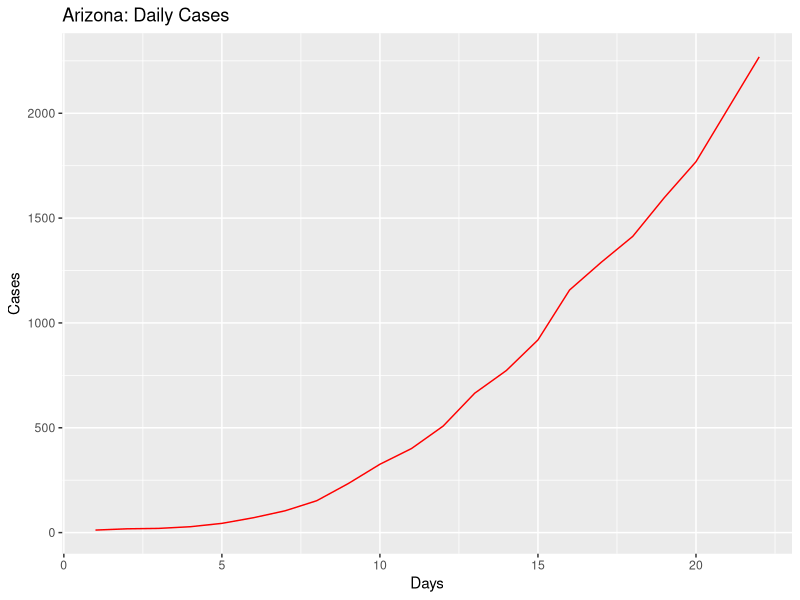
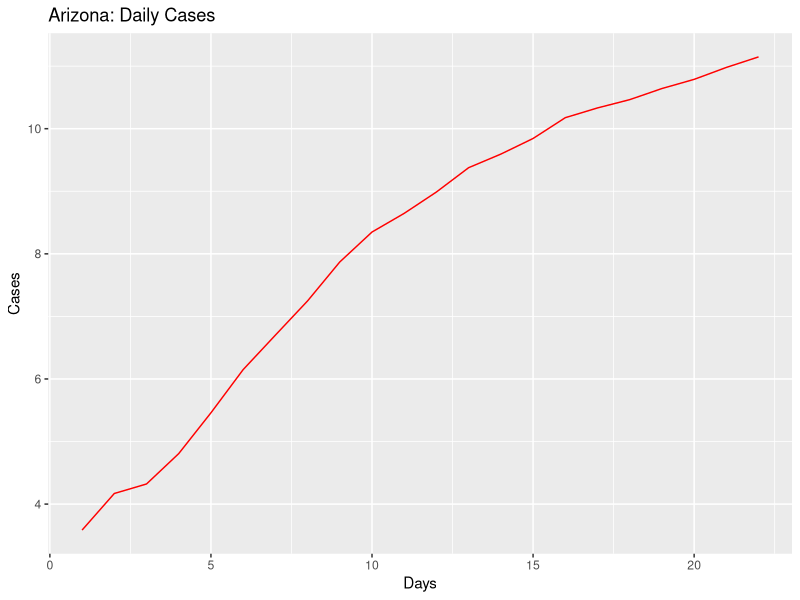
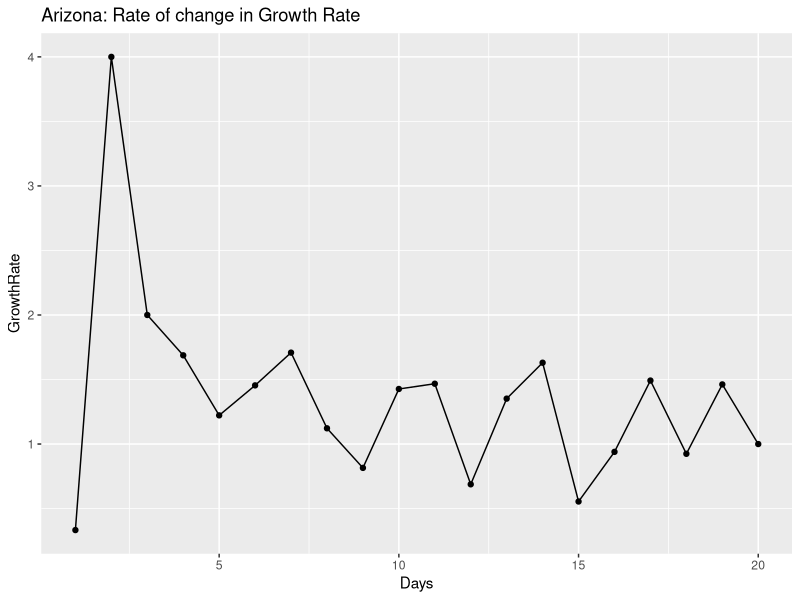
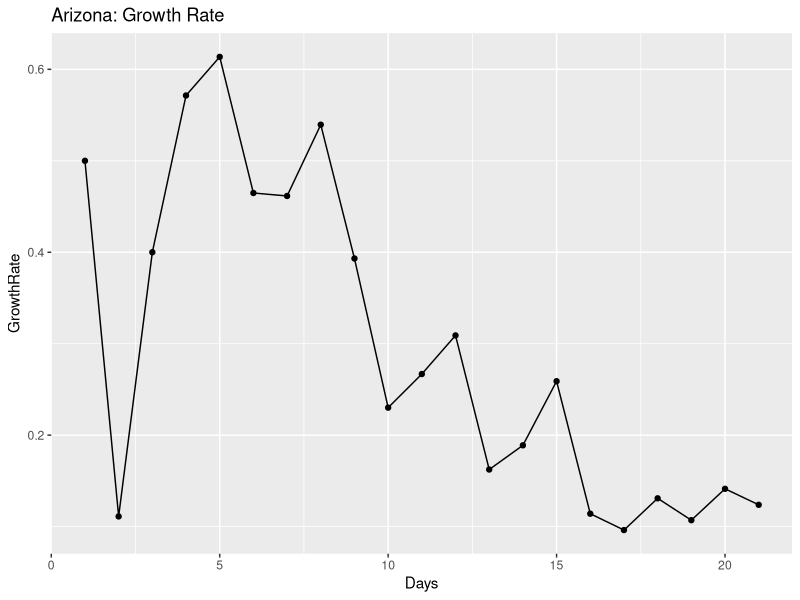
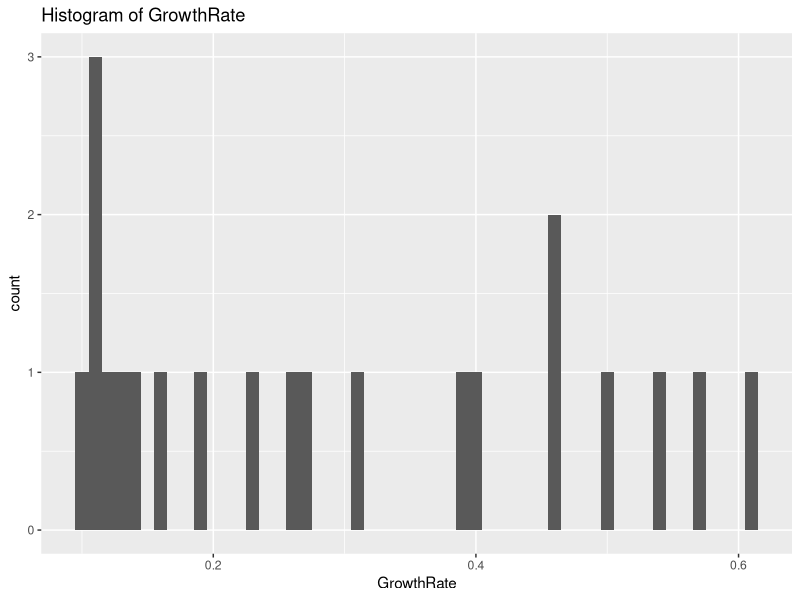
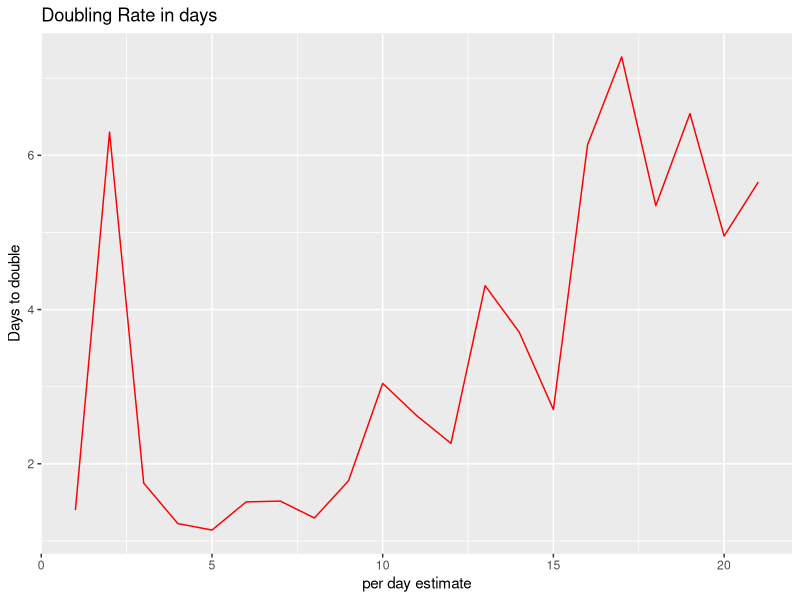
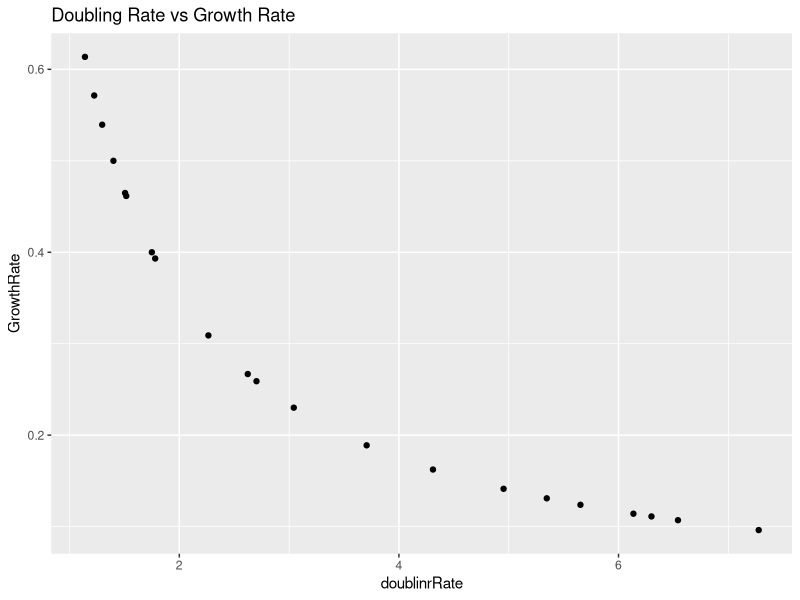
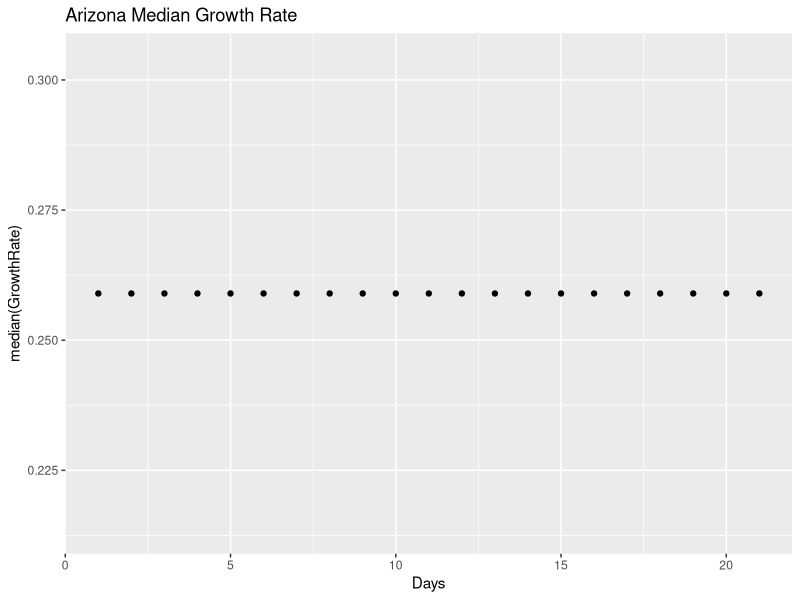

Write R code to recreate these figures, in order.
## ---- chunk 1
knitr::opts_chunk$set(echo = TRUE)
## ---- chunk 2
library(ggplot2)
library(gridExtra)
library(dplyr)

coronaGrowth <- function(absoluteNumbers){
  growthfactor <- NULL
  absgrowth <- NULL
  for(i in 1:length(absoluteNumbers))
  {
    #print((absoluteNumbers[i]-absoluteNumbers[i+1]/absoluteNumbers[i+1])/absoluteNumbers[i+1])
    growthfactor[i] <- ((absoluteNumbers[i]-absoluteNumbers[i+1]))/(absoluteNumbers[i+1]-absoluteNumbers[i+2])  
    #growthfactor[i] <- ((absoluteNumbers[i]-absoluteNumbers[i+1]))/(absolutenumbers[i])
  }
  
  return (rev(growthfactor))
}

DailyGrowthRate <- function(absoluteNumbers)
{
  growthfactor <- NULL
  absgrowth <- NULL
  for(i in 1:length(absoluteNumbers))
  {
    #print((absoluteNumbers[i]-absoluteNumbers[i+1]/absoluteNumbers[i+1])/absoluteNumbers[i+1])
    growthfactor[i] <- ((absoluteNumbers[i]/absoluteNumbers[i+1]))-1 
    #growthfactor[i] <- ((absoluteNumbers[i]-absoluteNumbers[i+1]))/(absolutenumbers[i])
  }
  
  return (rev(growthfactor))  
}

DoublingRate <- function(absoluteNumbers)
{
  doublingrRate <- NULL
  cumsum <- NULL
  for(i in 1:length(absoluteNumbers))
  {
    
    doublingrRate[i] <- (70/(absoluteNumbers[i]*100))
    
  }
  return ((doublingrRate))  
}

## ---- chunk 3
#Arizona

absolutenumbers <- c(2269,2019,1769,1598,1413,1289,1157,919,773,665,508,401,326,234,152,104,71,44,28,20,18,12)


#America
#absolutenumbers <- c(101.7*1000,83.8*1000,65.8*1000,53.7*1000,43.8*1000,33.3*1000,25*1000,19*1000,13.7*1000,7.8*1000,6.4*1000,4.6*1000,3.5*1000,2.7*1000)
## ---- chunk 4
growthrate <- na.exclude(coronaGrowth(absolutenumbers))
days <- seq(1:length(growthrate))
dataTrend <- data.frame(GrowthRate = growthrate,Days = days)
print(dataTrend)
p1 <- ggplot(data=dataTrend, aes(x=Days, y=GrowthRate, group=1)) +ggtitle("Arizona: Rate of change in Growth Rate")+
  geom_line()+
  geom_point()

print(dataTrend)
#print(dataTrend1)




growthrate1 <- na.exclude(DailyGrowthRate(absolutenumbers))
doublingrate1 <- na.exclude(DoublingRate(growthrate1))
days1 <- seq(1:length(growthrate1))
dataTrend1 <- data.frame(GrowthRate = growthrate1,Days = days1,doublinrRate = doublingrate1)
print(dataTrend1)
multiplier <- tail(dataTrend1, n = 1)
pred_val <- (head(absolutenumbers, n = 1)*multiplier[,"GrowthRate"])+head(absolutenumbers, n = 1)

p2 <- ggplot(data=dataTrend1, aes(x=Days, y=GrowthRate, group=1)) +ggtitle("Arizona: Growth Rate")+
  geom_line()+
  geom_point()

days <- seq(1:length(absolutenumbers))
growthrate <- append(growthrate, c(1,1),after = 0)
dataOriginal <- data.frame(Cases = rev(absolutenumbers), Days = days)
p3<- ggplot() +geom_line(data=dataOriginal, aes(x=Days, y=Cases,),color = "Red")+labs(title="Arizona: Daily Cases", y="Cases", x="Days")

p3_log<- ggplot() +geom_line(data=dataOriginal, aes(x=Days, y=log2(Cases)),color = "Red")+labs(title="Arizona: Daily Cases", y="Cases", x="Days")+
  #geom_line(data=dataOriginal, aes(x=Days+1, y=Prediction),color = "Blue")
  geom_point()



# Analyze growth rate to get interval of values
summary(dataTrend1$GrowthRate)
dataTrend1%>%select("GrowthRate")%>%summarise(meanGR = mean(GrowthRate), medianGR = median(GrowthRate), sdGR = sd(GrowthRate))
p4 <- ggplot(data = dataTrend1, aes(x = GrowthRate))+ggtitle("Histogram of GrowthRate")+geom_histogram(binwidth = 0.01)


#Analyze the doubling rate
p5<- ggplot() +geom_line(data=dataTrend1, aes(x=Days, y=doublinrRate),color = "Red")+labs(title="Doubling Rate in days", y="Days to double", x ="per day estimate")+
  #geom_line(data=dataOriginal, aes(x=Days+1, y=Prediction),color = "Blue")
  geom_point()

#Scatter plor of Growthrate versus Doubling Rate
p6 <- ggplot()+geom_point(data = dataTrend1, aes(x = doublinrRate, y = GrowthRate))+labs(title = "Doubling Rate vs Growth Rate")

#Median growth rate trend 
p7 <- ggplot()+geom_point(data = dataTrend1, aes(x = Days, y = median(GrowthRate)))+labs(title = "Arizona Median Growth Rate")

#Confidence Interval for mean population GrowthRate:
meanGR = mean(dataTrend1$GrowthRate)
sdGR = sd(dataTrend1$GrowthRate)

uppperlimitGR= meanGR+sdGR
lowerlimitGR = meanGR-sdGR

#Predictions based on: Current Growth Rate, MeanGrowth Rate, Upper GrowthRate, Lower GrowthRate
pred_val_Current <- (head(absolutenumbers, n = 1)*multiplier[,"GrowthRate"])+head(absolutenumbers, n = 1)
pred_val_MeanGR <- (head(absolutenumbers, n = 1)*meanGR)+head(absolutenumbers, n = 1)
pred_val_upperGR <- (head(absolutenumbers, n = 1)*uppperlimitGR)+head(absolutenumbers, n = 1)
pred_val_lowerGR <- (head(absolutenumbers, n = 1)*lowerlimitGR)+head(absolutenumbers, n = 1)

print("Current GR:")
print(multiplier[,"GrowthRate"])
print(pred_val_Current)

print("Mean GR:")
print(meanGR)
print(pred_val_MeanGR)

print("Upperlimit GR:")
print(uppperlimitGR)
print(pred_val_upperGR)

print("Lowerlimit GR:")
print(lowerlimitGR)
print(pred_val_lowerGR)

#Doubling rate:-
DRCurrent <- round(70/(meanGR*100),digits = 0)
DRMedian <- round(70/(median(dataTrend1$GrowthRate)*100),digits = 0)
latestDRCurrent <- round(tail(dataTrend1$doublinrRate,n=1),digits = 0)

## ---- chunk 5
#grid.arrange(p3,p3_log,p1,p2,p4,p5,p6,nrow = 4, ncol = 2)
print(p3)
print(p3_log)
print(p1)
print(p2)
print(p4)
print(p5)
print(p6)
print(p7)
## ---- chunk 6
library(ggplot2)
library(gridExtra)
library(dplyr)

coronaGrowth <- function(absoluteNumbers){
  growthfactor <- NULL
  absgrowth <- NULL
  for(i in 1:length(absoluteNumbers))
  {
    #print((absoluteNumbers[i]-absoluteNumbers[i+1]/absoluteNumbers[i+1])/absoluteNumbers[i+1])
    growthfactor[i] <- ((absoluteNumbers[i]-absoluteNumbers[i+1]))/(absoluteNumbers[i+1]-absoluteNumbers[i+2])  
    #growthfactor[i] <- ((absoluteNumbers[i]-absoluteNumbers[i+1]))/(absolutenumbers[i])
  }
  
  return (rev(growthfactor))
}

DailyGrowthRate <- function(absoluteNumbers)
{
  growthfactor <- NULL
  absgrowth <- NULL
  for(i in 1:length(absoluteNumbers))
  {
    #print((absoluteNumbers[i]-absoluteNumbers[i+1]/absoluteNumbers[i+1])/absoluteNumbers[i+1])
    growthfactor[i] <- ((absoluteNumbers[i]/absoluteNumbers[i+1]))-1 
    #growthfactor[i] <- ((absoluteNumbers[i]-absoluteNumbers[i+1]))/(absolutenumbers[i])
  }
  
  return (rev(growthfactor))  
}

DoublingRate <- function(absoluteNumbers)
{
  doublingrRate <- NULL
  cumsum <- NULL
  for(i in 1:length(absoluteNumbers))
  {
    
    doublingrRate[i] <- (70/(absoluteNumbers[i]*100))
    
  }
  return ((doublingrRate))  
}

## ---- chunk 7
#Arizona
#absolutenumbers <- c(773,665,508,401,326,234,152,104,71,44,28,20,18,12)

#America

absolutenumbers <- c(327.871*1000,300.432*1000,265.506*1000,235.281*1000,205.035*1000,176.518*1000,145.369*1000,133.094*1000,123.578*1000,101.7*1000,83.8*1000,65.8*1000,53.7*1000,43.8*1000,33.3*1000,25*1000,19*1000,13.7*1000,7.8*1000,6.4*1000,4.6*1000,3.5*1000,2.7*1000)

## ---- chunk 8
growthrate <- na.exclude(coronaGrowth(absolutenumbers))
days <- seq(1:length(growthrate))
dataTrend <- data.frame(GrowthRate = growthrate,Days = days)
print(dataTrend)
p1 <- ggplot(data=dataTrend, aes(x=Days, y=GrowthRate, group=1)) +ggtitle("US: Rate of change in Growth Rate")+
  geom_line()+
  geom_point()

print(dataTrend)
#print(dataTrend1)




growthrate1 <- na.exclude(DailyGrowthRate(absolutenumbers))
doublingrate1 <- na.exclude(DoublingRate(growthrate1))
days1 <- seq(1:length(growthrate1))
dataTrend1 <- data.frame(GrowthRate = growthrate1,Days = days1,doublinrRate = doublingrate1)
print(dataTrend1)
multiplier <- tail(dataTrend1, n = 1)
pred_val <- (head(absolutenumbers, n = 1)*multiplier[,"GrowthRate"])+head(absolutenumbers, n = 1)

p2 <- ggplot(data=dataTrend1, aes(x=Days, y=GrowthRate, group=1)) +ggtitle("US: Growth Rate")+
  geom_line()+
  geom_point()

days <- seq(1:length(absolutenumbers))
growthrate <- append(growthrate, c(1,1),after = 0)
dataOriginal <- data.frame(Cases = rev(absolutenumbers), Days = days)
p3<- ggplot() +geom_line(data=dataOriginal, aes(x=Days, y=Cases,),color = "Red")+labs(title="US: Daily Cases", y="Cases", x="Days")

p3_log<- ggplot() +geom_line(data=dataOriginal, aes(x=Days, y=log2(Cases)),color = "Red")+labs(title="US: Daily Cases", y="Cases", x="Days")+
  #geom_line(data=dataOriginal, aes(x=Days+1, y=Prediction),color = "Blue")
  geom_point()



# Analyze growth rate to get interval of values
summary(dataTrend1$GrowthRate)
dataTrend1%>%select("GrowthRate")%>%summarise(meanGR = mean(GrowthRate), medianGR = median(GrowthRate), sdGR = sd(GrowthRate))
p4 <- ggplot(data = dataTrend1, aes(x = GrowthRate))+ggtitle("Histogram of GrowthRate")+geom_histogram(binwidth = 0.01)


#Analyze the doubling rate
p5<- ggplot() +geom_line(data=dataTrend1, aes(x=Days, y=doublinrRate),color = "Red")+labs(title="Doubling Rate in days", y="Days to double", x ="per day estimate")+
  #geom_line(data=dataOriginal, aes(x=Days+1, y=Prediction),color = "Blue")
  geom_point()

#Scatter plor of Growthrate versus Doubling Rate
p6 <- ggplot()+geom_point(data = dataTrend1, aes(x = doublinrRate, y = GrowthRate))+labs(title = "Doubling Rate vs Growth Rate")

#Median growth rate trend 
p7 <- ggplot()+geom_point(data = dataTrend1, aes(x = Days, y = median(GrowthRate)))+labs(title = "US Median Growth Rate")



#Confidence Interval for mean population GrowthRate:
meanGR = mean(dataTrend1$GrowthRate)
sdGR = sd(dataTrend1$GrowthRate)

uppperlimitGR= meanGR+sdGR
lowerlimitGR = meanGR-sdGR

#Predictions based on: Current Growth Rate, MeanGrowth Rate, Upper GrowthRate, Lower GrowthRate
pred_val_Current <- (head(absolutenumbers, n = 1)*multiplier[,"GrowthRate"])+head(absolutenumbers, n = 1)
pred_val_MeanGR <- (head(absolutenumbers, n = 1)*meanGR)+head(absolutenumbers, n = 1)
pred_val_upperGR <- (head(absolutenumbers, n = 1)*uppperlimitGR)+head(absolutenumbers, n = 1)
pred_val_lowerGR <- (head(absolutenumbers, n = 1)*lowerlimitGR)+head(absolutenumbers, n = 1)

print("Current GR:")
print(multiplier[,"GrowthRate"])
print(pred_val_Current)

print("Mean GR:")
print(meanGR)
print(pred_val_MeanGR)

print("Upperlimit GR:")
print(uppperlimitGR)
print(pred_val_upperGR)

print("Lowerlimit GR:")
print(lowerlimitGR)
print(pred_val_lowerGR)

#Doubling rate:-
DRCurrent <- round(70/(meanGR*100),digits = 0)
DRMedian <- round(70/(median(dataTrend1$GrowthRate)*100),digits = 0)
latestDRCurrent <- round(tail(dataTrend1$doublinrRate,n=1),digits = 0)

## ---- chunk 9
#grid.arrange(p3,p3_log,p1,p2,p4,p5,p6,nrow = 4, ncol = 2)
print(p3)
print(p3_log)
print(p1)
print(p2)
print(p4)
print(p5)
print(p6)
print(p7)
## ---- chunk 10
library(ggplot2)
library(gridExtra)
library(dplyr)

coronaGrowth <- function(absoluteNumbers){
  growthfactor <- NULL
  absgrowth <- NULL
  for(i in 1:length(absoluteNumbers))
  {
    #print((absoluteNumbers[i]-absoluteNumbers[i+1]/absoluteNumbers[i+1])/absoluteNumbers[i+1])
    growthfactor[i] <- ((absoluteNumbers[i]-absoluteNumbers[i+1]))/(absoluteNumbers[i+1]-absoluteNumbers[i+2])  
    #growthfactor[i] <- ((absoluteNumbers[i]-absoluteNumbers[i+1]))/(absolutenumbers[i])
  }
  
  return (rev(growthfactor))
}

DailyGrowthRate <- function(absoluteNumbers)
{
  growthfactor <- NULL
  absgrowth <- NULL
  for(i in 1:length(absoluteNumbers))
  {
    #print((absoluteNumbers[i]-absoluteNumbers[i+1]/absoluteNumbers[i+1])/absoluteNumbers[i+1])
    growthfactor[i] <- ((absoluteNumbers[i]/absoluteNumbers[i+1]))-1 
    #growthfactor[i] <- ((absoluteNumbers[i]-absoluteNumbers[i+1]))/(absolutenumbers[i])
  }
  
  return (rev(growthfactor))  
}

DoublingRate <- function(absoluteNumbers)
{
  doublingrRate <- NULL
  cumsum <- NULL
  for(i in 1:length(absoluteNumbers))
  {
    
    doublingrRate[i] <- (70/(absoluteNumbers[i]*100))
    
  }
  return ((doublingrRate))  
}

## ---- chunk 11
#Arizona
#absolutenumbers <- c(773,665,508,401,326,234,152,104,71,44,28,20,18,12)

#America
absolutenumbers <- c(3588,3082,2567,2341,1637,1397,1251,1071,1024,987,887,727,657,536,499,396,332,249,194,169,143,129,114,100,82,74,62,62,47,40,34,31,30,29,7,6,3,3,3,3,3,3,3,3,3,3,3,3,3,3,3)

## ---- chunk 12
growthrate <- na.exclude(coronaGrowth(absolutenumbers))
days <- seq(1:length(growthrate))
dataTrend <- data.frame(GrowthRate = growthrate,Days = days)
print(dataTrend)
p1 <- ggplot(data=dataTrend, aes(x=Days, y=GrowthRate, group=1)) +ggtitle("US: Rate of change in Growth Rate")+
  geom_line()+
  geom_point()

print(dataTrend)
#print(dataTrend1)




growthrate1 <- na.exclude(DailyGrowthRate(absolutenumbers))
doublingrate1 <- na.exclude(DoublingRate(growthrate1))
days1 <- seq(1:length(growthrate1))
dataTrend1 <- data.frame(GrowthRate = growthrate1,Days = days1,doublinrRate = doublingrate1)
print(dataTrend1)
multiplier <- tail(dataTrend1, n = 1)
pred_val <- (head(absolutenumbers, n = 1)*multiplier[,"GrowthRate"])+head(absolutenumbers, n = 1)

p2 <- ggplot(data=dataTrend1, aes(x=Days, y=GrowthRate, group=1)) +ggtitle("India: Growth Rate")+
  geom_line()+
  geom_point()

days <- seq(1:length(absolutenumbers))
growthrate <- append(growthrate, c(1,1),after = 0)
dataOriginal <- data.frame(Cases = rev(absolutenumbers), Days = days)
p3<- ggplot() +geom_line(data=dataOriginal, aes(x=Days, y=Cases,),color = "Red")+labs(title="India: Daily Cases", y="Cases", x="Days")

p3_log<- ggplot() +geom_line(data=dataOriginal, aes(x=Days, y=log2(Cases)),color = "Red")+labs(title="India: Daily Cases", y="Cases", x="Days")+
  #geom_line(data=dataOriginal, aes(x=Days+1, y=Prediction),color = "Blue")
  geom_point()



# Analyze growth rate to get interval of values
summary(dataTrend1$GrowthRate)
dataTrend1%>%select("GrowthRate")%>%summarise(meanGR = mean(GrowthRate), medianGR = median(GrowthRate), sdGR = sd(GrowthRate))
p4 <- ggplot(data = dataTrend1, aes(x = GrowthRate))+ggtitle("Histogram of GrowthRate")+geom_histogram(binwidth = 0.01)


#Analyze the doubling rate
p5<- ggplot() +geom_line(data=dataTrend1, aes(x=Days, y=doublinrRate),color = "Red")+labs(title="Doubling Rate in days", y="Days to double", x ="per day estimate")+
  #geom_line(data=dataOriginal, aes(x=Days+1, y=Prediction),color = "Blue")
  geom_point()

#Scatter plor of Growthrate versus Doubling Rate
p6 <- ggplot()+geom_point(data = dataTrend1, aes(x = doublinrRate, y = GrowthRate))+labs(title = "Doubling Rate vs Growth Rate")

#Median growth rate trend 
p7 <- ggplot()+geom_point(data = dataTrend1, aes(x = Days, y = median(GrowthRate)))+labs(title = "India Median Growth Rate")



#Confidence Interval for mean population GrowthRate:
meanGR = mean(dataTrend1$GrowthRate)
sdGR = sd(dataTrend1$GrowthRate)

uppperlimitGR= meanGR+sdGR
lowerlimitGR = meanGR-sdGR

#Predictions based on: Current Growth Rate, MeanGrowth Rate, Upper GrowthRate, Lower GrowthRate
pred_val_Current <- (head(absolutenumbers, n = 1)*multiplier[,"GrowthRate"])+head(absolutenumbers, n = 1)
pred_val_MeanGR <- (head(absolutenumbers, n = 1)*meanGR)+head(absolutenumbers, n = 1)
pred_val_upperGR <- (head(absolutenumbers, n = 1)*uppperlimitGR)+head(absolutenumbers, n = 1)
pred_val_lowerGR <- (head(absolutenumbers, n = 1)*lowerlimitGR)+head(absolutenumbers, n = 1)

print("Current GR:")
print(multiplier[,"GrowthRate"])
print(pred_val_Current)

print("Mean GR:")
print(meanGR)
print(pred_val_MeanGR)

print("Upperlimit GR:")
print(uppperlimitGR)
print(pred_val_upperGR)

print("Lowerlimit GR:")
print(lowerlimitGR)
print(pred_val_lowerGR)

#Doubling rate:-
DRCurrent <- round(70/(meanGR*100),digits = 0)
DRMedian <- round(70/(median(dataTrend1$GrowthRate)*100),digits = 0)
latestDRCurrent <- round(tail(dataTrend1$doublinrRate,n=1),digits = 0)

## ---- chunk 13
#grid.arrange(p3,p3_log,p1,p2,p4,p5,p6,nrow = 4, ncol = 2)
print(p3)
print(p3_log)
print(p1)
print(p2)
print(p4)
print(p5)
print(p6)
print(p7)
